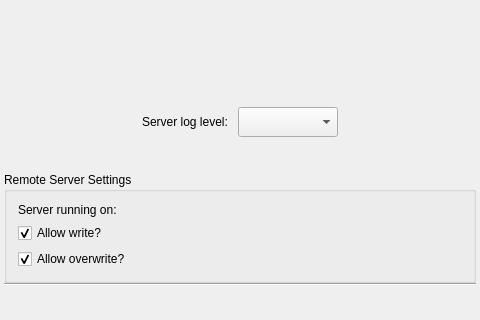
<?xml version="1.0" encoding="UTF-8"?>
<ui version="4.0">
 <class>PlusServerLauncherMainWindow</class>
 <widget class="QMainWindow" name="PlusServerLauncherMainWindow">
  <property name="minimumSize">
   <size>
    <width>480</width>
    <height>320</height>
   </size>
  </property>
  <property name="windowTitle">
   <string>Plus Server Launcher</string>
  </property>
  <property name="windowIcon">
   <iconset resource="PlusServerLauncher.qrc">
    <normaloff>:/icons/Resources/icon_ConnectLarge.ico</normaloff>:/icons/Resources/icon_ConnectLarge.ico</iconset>
  </property>
  <widget class="QWidget" name="centralWidget">
   <property name="sizePolicy">
    <sizepolicy hsizetype="Expanding" vsizetype="Expanding">
     <horstretch>0</horstretch>
     <verstretch>0</verstretch>
    </sizepolicy>
   </property>
   <layout class="QVBoxLayout" name="centralLayout">
    <property name="spacing">
     <number>0</number>
    </property>
    <property name="leftMargin">
     <number>4</number>
    </property>
    <property name="topMargin">
     <number>4</number>
    </property>
    <property name="rightMargin">
     <number>4</number>
    </property>
    <property name="bottomMargin">
     <number>4</number>
    </property>
    <item>
     <widget class="QWidget" name="placeholder" native="true"/>
    </item>
    <item>
     <widget class="QWidget" name="widget_LogLevelContainer" native="true">
      <layout class="QHBoxLayout" name="horizontalLayout">
       <property name="leftMargin">
        <number>0</number>
       </property>
       <property name="topMargin">
        <number>8</number>
       </property>
       <property name="rightMargin">
        <number>0</number>
       </property>
       <property name="bottomMargin">
        <number>8</number>
       </property>
       <item>
        <spacer name="horizontalSpacer_3">
         <property name="orientation">
          <enum>Qt::Horizontal</enum>
         </property>
         <property name="sizeHint" stdset="0">
          <size>
           <width>40</width>
           <height>20</height>
          </size>
         </property>
        </spacer>
       </item>
       <item>
        <widget class="QLabel" name="label_LogLevel">
         <property name="maximumSize">
          <size>
           <width>400</width>
           <height>30</height>
          </size>
         </property>
         <property name="text">
          <string>Server log level: </string>
         </property>
        </widget>
       </item>
       <item>
        <widget class="QComboBox" name="comboBox_LogLevel">
         <property name="minimumSize">
          <size>
           <width>100</width>
           <height>0</height>
          </size>
         </property>
         <property name="maximumSize">
          <size>
           <width>1200</width>
           <height>30</height>
          </size>
         </property>
        </widget>
       </item>
       <item>
        <spacer name="horizontalSpacer_4">
         <property name="orientation">
          <enum>Qt::Horizontal</enum>
         </property>
         <property name="sizeHint" stdset="0">
          <size>
           <width>40</width>
           <height>20</height>
          </size>
         </property>
        </spacer>
       </item>
      </layout>
     </widget>
    </item>
    <item>
     <spacer name="compressingSpacer">
      <property name="orientation">
       <enum>Qt::Vertical</enum>
      </property>
      <property name="sizeType">
       <enum>QSizePolicy::Fixed</enum>
      </property>
      <property name="sizeHint" stdset="0">
       <size>
        <width>0</width>
        <height>10</height>
       </size>
      </property>
     </spacer>
    </item>
    <item>
     <widget class="QGroupBox" name="groupBox_RemoteSettings">
      <property name="title">
       <string>Remote Server Settings</string>
      </property>
      <layout class="QGridLayout" name="gridLayout">
       <item row="2" column="0">
        <widget class="QCheckBox" name="checkBox_overwritePermission">
         <property name="text">
          <string>Allow overwrite?</string>
         </property>
         <property name="checked">
          <bool>true</bool>
         </property>
        </widget>
       </item>
       <item row="1" column="0">
        <widget class="QCheckBox" name="checkBox_writePermission">
         <property name="text">
          <string>Allow write?</string>
         </property>
         <property name="checked">
          <bool>true</bool>
         </property>
        </widget>
       </item>
       <item row="0" column="0">
        <widget class="QLabel" name="label_networkDetailsCaption">
         <property name="text">
          <string>Server running on:</string>
         </property>
        </widget>
       </item>
       <item row="0" column="1">
        <widget class="QLabel" name="label_networkDetails">
         <property name="text">
          <string/>
         </property>
         <property name="alignment">
          <set>Qt::AlignRight|Qt::AlignTrailing|Qt::AlignVCenter</set>
         </property>
        </widget>
       </item>
      </layout>
     </widget>
    </item>
    <item>
     <widget class="Line" name="statusBarSeparator">
      <property name="orientation">
       <enum>Qt::Horizontal</enum>
      </property>
     </widget>
    </item>
    <item>
     <widget class="QFrame" name="statusBarFrame">
      <property name="maximumSize">
       <size>
        <width>1200</width>
        <height>30</height>
       </size>
      </property>
      <property name="layoutDirection">
       <enum>Qt::RightToLeft</enum>
      </property>
      <layout class="QHBoxLayout" name="statusBarLayout">
       <property name="spacing">
        <number>0</number>
       </property>
       <property name="leftMargin">
        <number>0</number>
       </property>
       <property name="topMargin">
        <number>0</number>
       </property>
       <property name="rightMargin">
        <number>0</number>
       </property>
       <property name="bottomMargin">
        <number>0</number>
       </property>
       <item>
        <spacer name="horizontalSpacer">
         <property name="orientation">
          <enum>Qt::Horizontal</enum>
         </property>
         <property name="sizeHint" stdset="0">
          <size>
           <width>40</width>
           <height>20</height>
          </size>
         </property>
        </spacer>
       </item>
      </layout>
     </widget>
    </item>
   </layout>
  </widget>
 </widget>
 <layoutdefault spacing="6" margin="11"/>
 <resources>
  <include location="PlusServerLauncher.qrc"/>
 </resources>
 <connections/>
</ui>
